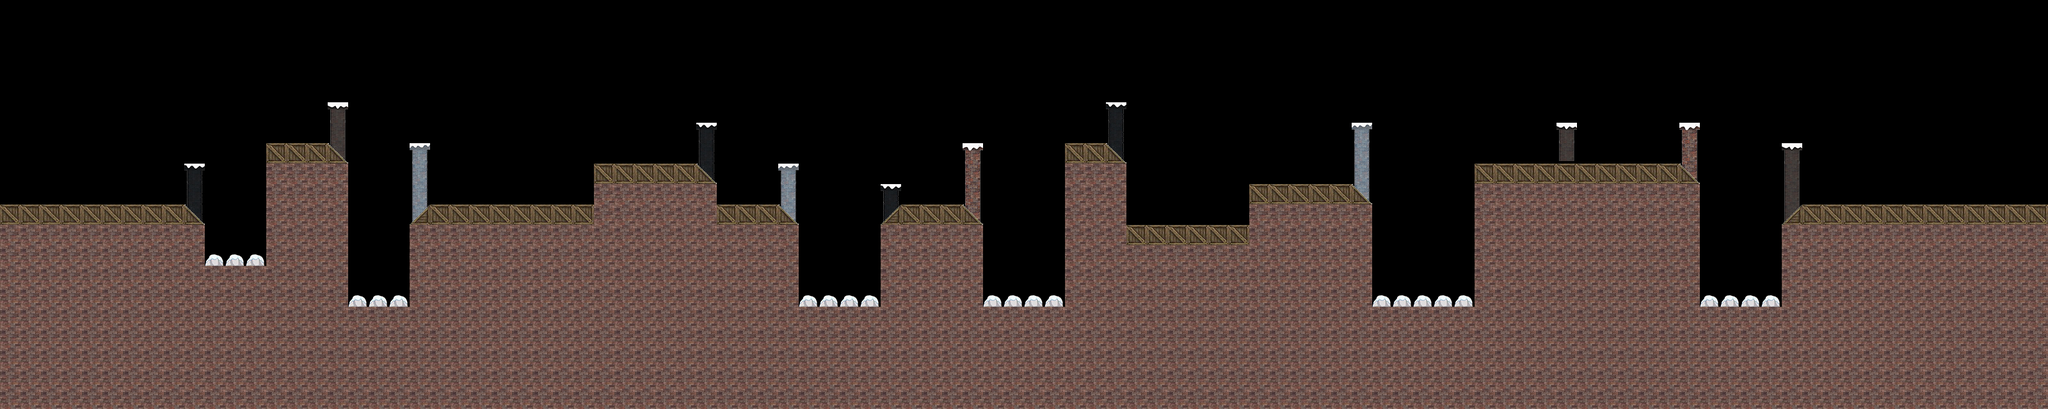

Tiled map render using the project's own tile images. Description and the map definition, with tile-layer contents summarised, below:
An orthogonal 100x20 tile map with 32x32 px tiles, 5 tile layers (GroundLayer2, GroundLayer, Death, Chimeneas, ...), 4 tilesets.

<map version="1.0" orientation="orthogonal" renderorder="right-down" width="100" height="20" tilewidth="32" tileheight="32" nextobjectid="1">
 <tileset firstgid="1" name="kek" tilewidth="32" tileheight="32" tilecount="4" columns="2">
  <image source="madera.png" width="64" height="64" />
 </tileset>
 <tileset firstgid="5" name="Tileset" tilewidth="32" tileheight="32" tilecount="8" columns="4">
  <image source="chimenea.png" width="128" height="64" />
 </tileset>
 <tileset firstgid="13" name="roca" tilewidth="32" tileheight="32" tilecount="1" columns="1">
  <image source="roca.png" width="32" height="32" />
 </tileset>
 <tileset firstgid="14" name="casa" tilewidth="32" tileheight="32" tilecount="1" columns="1">
  <image source="casa.jpeg" width="32" height="32" />
 </tileset>
 <layer name="GroundLayer2" width="100" height="20" offsetx="0" offsety="-4">
  <data>[2000 cells, 26 non-empty, 4 distinct tile ids]</data>
 </layer>
 <layer name="GroundLayer" width="100" height="20">
  <data>[2000 cells, 946 non-empty, 4 distinct tile ids]</data>
 </layer>
 <layer name="Death" width="100" height="20">
  <data>[2000 cells, 23 non-empty, 1 distinct tile ids]</data>
 </layer>
 <layer name="Chimeneas" width="100" height="20">
  <data>[2000 cells, 12 non-empty, 4 distinct tile ids]</data>
 </layer>
 <layer name="BackGroundLayer" width="100" height="20">
  <data>[2000 cells, 0 non-empty, 0 distinct tile ids]</data>
 </layer>
</map>